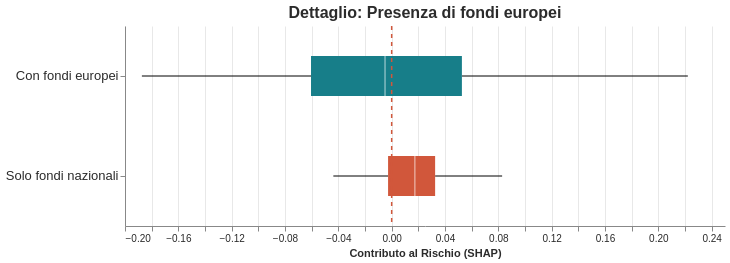

Describe this chart as a Vega-Lite specification.
### Vega-Lite specification from a JSON file in a GitHub repository (floating-point values rounded to 4 significant figures; data arrays with more than 128 entries replaced by an {"elided": "..."} marker saying what was removed)
{"config": {"view": {"continuousWidth": 300, "continuousHeight": 300, "strokeWidth": 0}}, "layer": [{"data": {"name": "data-852066e210247768c65adb18d834b51c"}, "mark": {"type": "boxplot", "extent": 1.5, "outliers": false, "size": 40}, "encoding": {"color": {"field": "Presenza_UE", "legend": null, "scale": {"domain": ["Solo fondi nazionali", "Con fondi europei"], "range": ["#D1573B", "#177E89"]}, "type": "nominal"}, "x": {"axis": {"gridColor": "#e8e8e8", "labelColor": "#2b2b2b", "titleColor": "#2b2b2b"}, "field": "QUOTA_UE_SHAP", "title": "Contributo al Rischio (SHAP)", "type": "quantitative"}, "y": {"axis": {"labelColor": "#2b2b2b", "labelFontSize": 13, "titleColor": "#2b2b2b"}, "field": "Presenza_UE", "title": null, "type": "nominal"}}}, {"data": {"name": "data-d285a7403ed98ae579761d64a864032b"}, "mark": {"type": "rule", "color": "#D1573B", "size": 1.5, "strokeDash": [4, 4]}, "encoding": {"x": {"field": "x", "type": "quantitative"}}}], "height": 200, "title": {"text": "Dettaglio: Presenza di fondi europei", "color": "#2b2b2b", "fontSize": 16}, "width": 600, "$schema": "https://vega.github.io/schema/vega-lite/v5.20.1.json", "datasets": {"data-852066e210247768c65adb18d834b51c": {"elided": "3000 records"}, "data-d285a7403ed98ae579761d64a864032b": [{"x": 0}]}}
